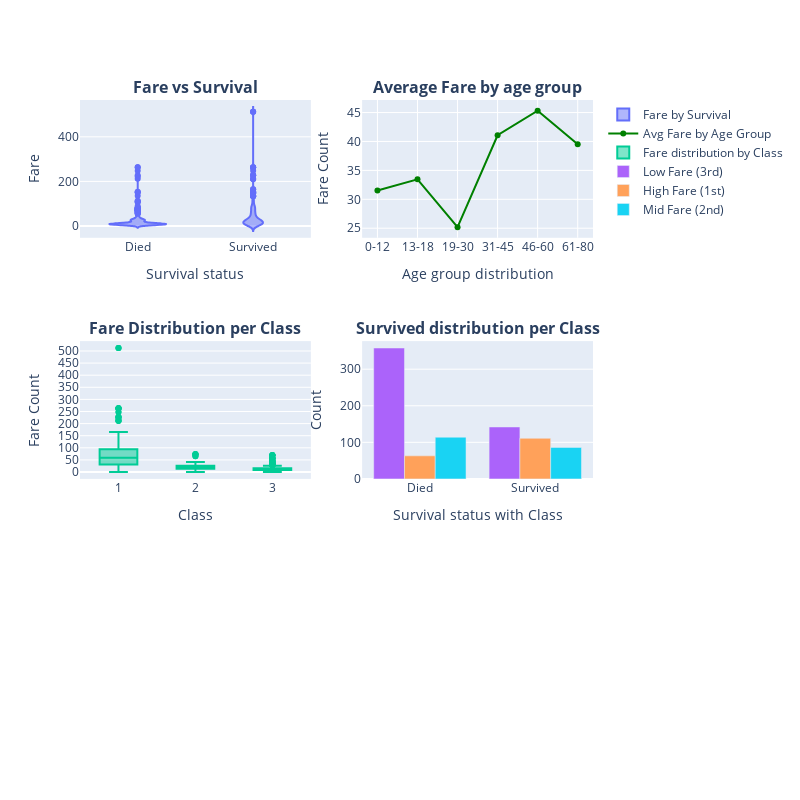

Notebook source saved alongside this figure:
### Markdown cell above
###  **Survival Count by Sex**
- 🔵 **Females** had a **much higher survival rate** compared to males.
- 🔴 **Males** experienced the **highest number of deaths**.
- Supports the historical principle of "**women and children first**" during evacuation.

### **Survival Count by Age**
- 🟩 **Passengers aged 19–30** were the most numerous but had the **highest death count**.
- 🟪 **Children (0–12)** had a **higher chance of survival** than older groups.
- **Older adults (46+)** had **lower survival rates**, with more deaths than survivals.

### **Survival Count by Embarkation Port**
-  **Passengers from Southampton (S)** made up the **largest group**, with **more deaths than survivals**.
-  **Cherbourg (C) passengers** had a **higher survival rate** compared to the other ports.
-  **Queenstown (Q)** had the **lowest overall passenger count**, with **slightly more deaths than survivals**.
- Suggests that **embarkation port may reflect socio-economic status or cabin class**, influencing survival chances.

### Code cell
# Visualizing the fare against other features

fig = go.Figure()

fig = make_subplots(
    rows=3, cols=2,
    horizontal_spacing=0.1,
    subplot_titles=['<b>Fare vs Survival</b>', '<b>Average Fare by age group</b>','<b>Fare Distribution per Class</b>','<b>Survived distribution per Class</b>'],
    specs=[[{'type': 'xy'}, {'type': 'xy'}],[{'type': 'xy'}, {'type': 'xy'}], [{'type': 'xy'}, None]]

)
fig.add_trace(
    go.Violin(
        x=df['Survived'],
        y=df['Fare'],
        name="Fare by Survival"
    
    ), row=1, col=1
)
grouped = df.groupby('Age_group')['Fare'].mean().reset_index()
fig.add_trace(
    go.Scatter(
        x=grouped['Age_group'],
        y=grouped['Fare'],
        mode='lines+markers',
        marker=dict(color='green'),
        name='Avg Fare by Age Group'
    ),
    row=1, col=2
)

fig.add_trace(
    go.Box(
        x=df['Pclass'],
        y=df['Fare'],
        name='Fare distribution by Class'
    ),row=2, col=1
)

bins = [0, 20, 40, 600]
labels = ['Low Fare (3rd)', 'Mid Fare (2nd)', 'High Fare (1st)']

df['FareBin'] = pd.cut(df['Fare'], bins=bins, labels=labels)

grouped_fare = df.groupby(['Survived','FareBin']).size().reset_index(name='Count')
for values in df['FareBin'].unique():
    sub = grouped_fare[ grouped_fare['FareBin']==values]
    fig.add_trace(
        go.Bar(
            x=sub['Survived'],
            y=sub['Count'],
            name=values
        ), row=2, col=2
    )


fig.update_xaxes(title_text='Survival status', row=1, col=1)
fig.update_yaxes(title_text='Fare', row=1, col=1)
fig.update_xaxes(title_text='Age group distribution', row=1, col=2)
fig.update_yaxes(title_text='Fare Count', row=1, col=2)
fig.update_xaxes(title_text='Class', row=2, col=1)
fig.update_yaxes(title_text='Fare Count', row=2, col=1, dtick=50)
fig.update_xaxes(title_text='Survival status with Class', row=2, col=2)
fig.update_yaxes(title_text='Count', row=2, col=2)

fig.update_layout(
    height=800,
    width=800
    )

fig.show('png', height=800, width=800, scale=2)
fig.show()

### Figure 1 — Plotly figure (JSON) as saved in the notebook; plotly's stock layout.template omitted (floating-point values rounded to 4 significant figures; data arrays with more than 128 entries replaced by an {"elided": "..."} marker saying what was removed)
{"data": [{"name": "Fare by Survival", "type": "violin", "x": {"elided": "889 str values"}, "xaxis": "x", "y": {"elided": "889 float values"}, "yaxis": "y"}, {"marker": {"color": "green"}, "mode": "lines+markers", "name": "Avg Fare by Age Group", "type": "scatter", "x": ["0-12", "13-18", "19-30", "31-45", "46-60", "61-80"], "xaxis": "x2", "y": [31.54, 33.45, 25.19, 41.07, 45.33, 39.53], "yaxis": "y2"}, {"name": "Fare distribution by Class", "type": "box", "x": {"elided": "889 int values"}, "xaxis": "x3", "y": {"elided": "889 float values"}, "yaxis": "y3"}, {"name": "Low Fare (3rd)", "type": "bar", "x": ["Died", "Survived"], "xaxis": "x4", "y": [358, 142], "yaxis": "y4"}, {"name": "High Fare (1st)", "type": "bar", "x": ["Died", "Survived"], "xaxis": "x4", "y": [63, 111], "yaxis": "y4"}, {"name": "Mid Fare (2nd)", "type": "bar", "x": ["Died", "Survived"], "xaxis": "x4", "y": [114, 86], "yaxis": "y4"}, {"name": "nan", "type": "bar", "x": [], "xaxis": "x4", "y": [], "yaxis": "y4"}], "layout": {"annotations": [{"font": {"size": 16}, "showarrow": false, "text": "<b>Fare vs Survival</b>", "x": 0.225, "xanchor": "center", "xref": "paper", "y": 1, "yanchor": "bottom", "yref": "paper"}, {"font": {"size": 16}, "showarrow": false, "text": "<b>Average Fare by age group</b>", "x": 0.775, "xanchor": "center", "xref": "paper", "y": 1, "yanchor": "bottom", "yref": "paper"}, {"font": {"size": 16}, "showarrow": false, "text": "<b>Fare Distribution per Class</b>", "x": 0.225, "xanchor": "center", "xref": "paper", "y": 0.6111, "yanchor": "bottom", "yref": "paper"}, {"font": {"size": 16}, "showarrow": false, "text": "<b>Survived distribution per Class</b>", "x": 0.775, "xanchor": "center", "xref": "paper", "y": 0.6111, "yanchor": "bottom", "yref": "paper"}], "height": 800, "width": 800, "xaxis": {"anchor": "y", "domain": [0, 0.45], "title": {"text": "Survival status"}}, "xaxis2": {"anchor": "y2", "domain": [0.55, 1], "title": {"text": "Age group distribution"}}, "xaxis3": {"anchor": "y3", "domain": [0, 0.45], "title": {"text": "Class"}}, "xaxis4": {"anchor": "y4", "domain": [0.55, 1], "title": {"text": "Survival status with Class"}}, "xaxis5": {"anchor": "y5", "domain": [0, 0.45]}, "yaxis": {"anchor": "x", "domain": [0.7778, 1], "title": {"text": "Fare"}}, "yaxis2": {"anchor": "x2", "domain": [0.7778, 1], "title": {"text": "Fare Count"}}, "yaxis3": {"anchor": "x3", "domain": [0.3889, 0.6111], "dtick": 50, "title": {"text": "Fare Count"}}, "yaxis4": {"anchor": "x4", "domain": [0.3889, 0.6111], "title": {"text": "Count"}}, "yaxis5": {"anchor": "x5", "domain": [0, 0.2222]}}}
